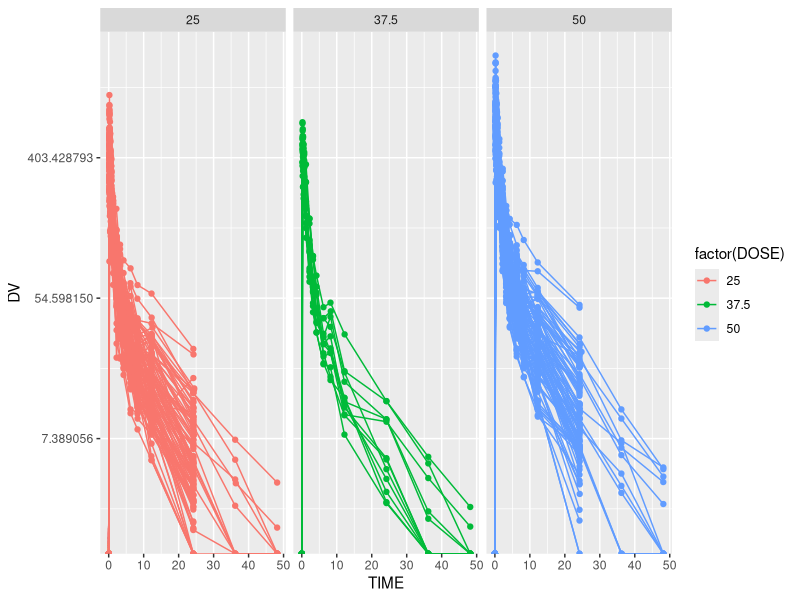
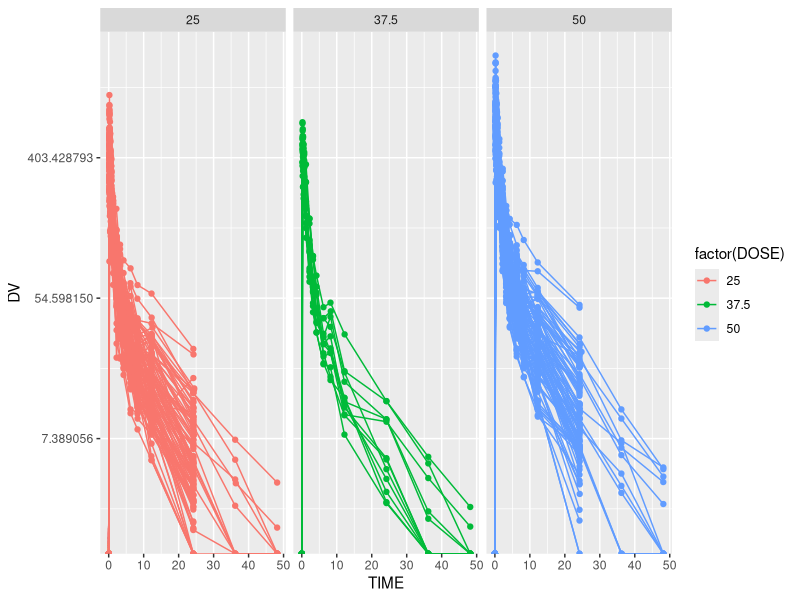

R code for these plots, in order: (Note: this script raises an error after producing the figures.)
## ---- chunk 1
#install.packages("tidyverse")
library(tidyverse)

#install.packages("ggplot2")
library(ggplot2)

#install.packages("here")
library(here)

## ---- chunk 2
#read in csv file
mavoglurant_data = read.csv(here("fitting-exercise", "Mavoglurant_A2121_nmpk.csv"))

#take a look at the structure
str(mavoglurant_data)

#summary 
summary(mavoglurant_data)
## ---- chunk 3
#generate time series figure
plot = ggplot() + geom_point(data = mavoglurant_data, aes(x = TIME, y = DV, group = ID, col = factor(DOSE))) + geom_line(data = mavoglurant_data, aes(x = TIME, y = DV, group = ID, col = factor(DOSE))) + facet_wrap(~ DOSE) +
  scale_y_continuous(trans = "log")
plot

# Save Figure
figure_file = here("fitting-exercise", "figures", "time_series.png")
ggsave(filename = figure_file, plot=plot) 
## ---- chunk 4
#| label: fig-time-series
#| fig-cap: "Initial visualization of DV time series per patient after administration of varying dosages of Mavoglurant."
#| echo: FALSE
knitr::include_graphics(here("fitting-exercise","figures","time_series.png"))
## ---- chunk 5
#filter dataframe for observations after first administration of mavoglurant only
mavoglurant_data = mavoglurant_data %>%
  dplyr::filter(OCC == 1) # keep OCC = 1 observations

#note that I am trying to get into the habit of referencing a package each time I use a function derived from it, i.e dplyr::filter(). It's a challenge to remember to do so, but it will be worth it!
## ---- chunk 6
#list to store time series lengths by dose
series_lengths = list()
for(i in 1:length(levels(factor(mavoglurant_data$DOSE)))){
  
  lengths = mavoglurant_data %>%
    filter(DOSE == levels(factor(mavoglurant_data$DOSE))[i]) %>%
    group_by(ID) %>%
    count() %>%
    pull(n)

  series_lengths[[i]] = lengths
}

df = data.frame(lengths = c(series_lengths[[1]], series_lengths[[2]], series_lengths[[3]]),
                dose = c(rep("25", length(series_lengths[[1]])), rep("37.5", length(series_lengths[[2]])), rep("50", length(series_lengths[[3]]))))

plot = ggplot() + geom_boxplot(data = df, aes(x = dose, y = lengths, fill = factor(dose))) #filling in boxplots looks cooler than outlining htem, in my opinion!

# Save Figure
figure_file = here("fitting-exercise", "figures", "time_series_lengthsbydose.png")
ggsave(filename = figure_file, plot=plot) 


## ---- chunk 7
#| label: fig-time-series-lengthsbydose
#| fig-cap: "Boxplot of lengths of time series of participants by dose."
#| echo: FALSE
knitr::include_graphics(here("fitting-exercise","figures","time_series_lengthsbydose.png"))
## ---- chunk 8
# excluding observations with TIME == 0 and summing all DV per ID
sums_nonzero = mavoglurant_data %>%
  filter(TIME != 0) %>%
  summarize(y = sum(DV), .by = ID)

# including only TIME == 0
t0_obs = mavoglurant_data %>%
  filter(TIME == 0) 

# join the dfs
mavoglurant_data_cleaned = left_join(t0_obs, sums_nonzero, by = "ID")

## ---- chunk 9
#finish cleaning df 
mavoglurant_data_cleaned = mavoglurant_data_cleaned %>%
  select(y, DOSE, AGE, SEX, RACE, WT, HT) %>%
  mutate(SEX = factor(SEX), RACE = factor(RACE))


